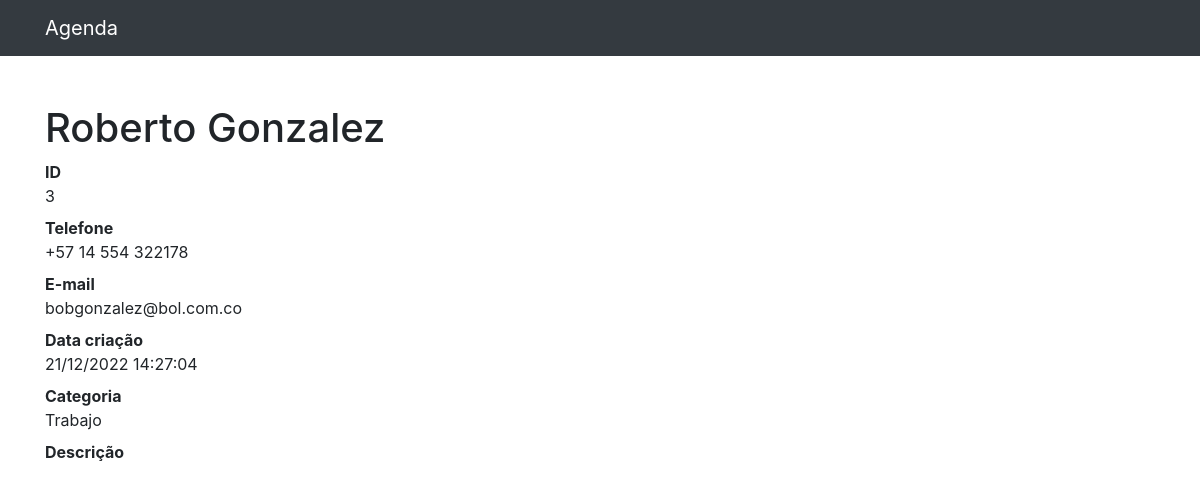
Page /3 on the committed database.
### contatos/models.py (models this page shows, shortened)
class Contato(models.Model):
    nome = models.CharField(max_length=255)
    sobrenome = models.CharField(max_length=255, blank=True)
    telefone = models.CharField(max_length=255)
    email = models.CharField(max_length=255, blank=True)
    data_criacao = models.DateTimeField(default=timezone.now)
    descricao = models.TextField(blank=True)
    categoria = models.ForeignKey(Categoria, on_delete=models.DO_NOTHING)
    mostrar = models.BooleanField(default=True)

class Categoria(models.Model):
    nome = models.CharField(max_length=255)
    def __str__(self):
        return self.nome

### contatos/views.py (the view)
# urls.py: path('<int:contato_id>', views.ver_contato, name='ver_contato'),
def ver_contato(request, contato_id):
    contato = get_object_or_404(Contato, id=contato_id)
    return render(request, 'contatos/ver_contato.html',{
        'contato': contato
    })

### contatos/templates/contatos/ver_contato.html (shortened to what this page needs)
{% extends 'base.html' %}
{%block conteudo%}
<h1 class="mt-5">{{ contato.nome }} {{ contato.sobrenome }}</h1>
<dl>
    <dt>ID</dt>
    <dd>{{ contato.id }}</dd>
    <dt>Telefone</dt>
    <dd>{{ contato.telefone }}</dd>
    <dt>E-mail</dt>
    <dd>{{ contato.email }}</dd>
    <dt>Data criação</dt>
    <dd>{{ contato.data_criacao| date:'d/m/Y H:i:s'  }}</dd>
    <dt>Categoria</dt>
    <dd>{{ contato.categoria }}</dd>
    <dt>Descrição</dt>
</dl>
{%endblock%}

### rows in the picture
Contato: nome "Roberto", sobrenome "Gonzalez", id "3", telefone "+57 14 554 322178", email "bobgonzalez@bol.com.co", data_criacao "21/12/2022 14:27:04", categoria "Trabajo"
